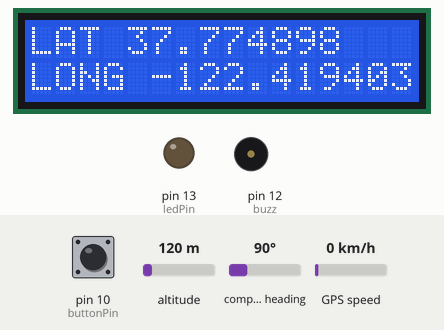
Bench run of a sketch on a simulated Arduino Uno, built with avr-gcc and run on an emulated ATmega328P. Shown: 16×2 character LCD, output pins drawn as LEDs (lit = HIGH), buzzer (waves = sounding, pin HIGH). The test bench sets the inputs (shaded band); at power-on: pin 10 (buttonPin) LOW, altitude 120 m, compass heading 90°, GPS speed 0 km/h. The GPS gets a fix after 3 s at 37.7749, -122.4194 with 8 satellites; the modem accepts every AT command (registered, SIM ready, sends succeed) and sends nothing else; what the sketch prints to the serial monitor is not drawn.

Above: at 3.2 s.
At 5.3 s:
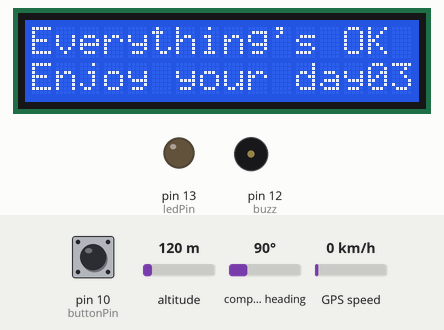
5.4 s: pin 10 (buttonPin) pulled HIGH for 0.15 s
At 6.2 s:
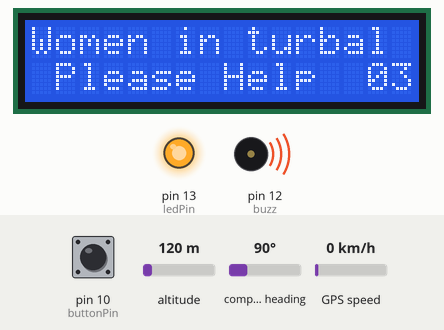
11.5 s: pin 10 (buttonPin) pulled HIGH for 3.2 s
At 18.1 s:
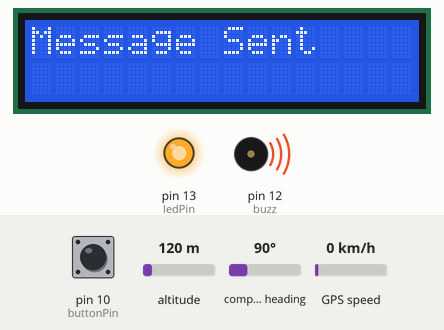
Timing chart, 0 to 23.1 s (numbered marks = the images above; inputs shaded):
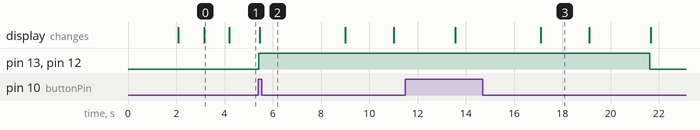

The sketch:

gpstracker.ino
```cpp
#include <Wire.h>
#include <SoftwareSerial.h>
#include <TinyGPS++.h>
#include <LiquidCrystal_I2C.h>    //If you don't have the LiquidCrystal_I2C library, download it and install it
LiquidCrystal_I2C lcd(0x27,16,2);
float lattitude,longitude; // create variable for latitude and longitude object
SoftwareSerial gpsSerial(2,3);//tx,rx
SoftwareSerial gsmm(5, 4);//tx,rx
TinyGPSPlus gps;// create gps object
#define buttonPin 10
int ledPin = 13;
int buzz = 12;
int data;

void setup()
{
Serial.begin(9600);
Serial.print(9600);
  lcd.begin();
  lcd.backlight();// connect serial
//lcd.begin(16, 2);
 pinMode(ledPin, OUTPUT);
 pinMode(buzz, OUTPUT);
  // initialize the pushbutton pin as an input:
  pinMode(buttonPin, INPUT);
  lcd.print("Women Safety");
  lcd.setCursor(0,1);
  lcd.print("    System      ");
  delay(2000);
  lcd.clear();
gpsSerial.begin(9600);
gpsSerial.listen();
 textgps();

 gsmm.begin(9600);


}
void loop()
{

  data = digitalRead(buttonPin);
   // float voltage= buttonPin * (5.0 / 1023.0);
  Serial.print(buttonPin);
  if (data == HIGH )
  {

      // turn LED off:
    digitalWrite(ledPin, HIGH);
    digitalWrite(buzz, HIGH);
      lcd.setCursor(0,0);
lcd.print("Women in turbal");
lcd.setCursor(0,1);
lcd.print(" Please Help  ");
send_msgG();
 delay(500);
 gsmm.println("ATD+918126977055;"); //  change ZZ with country code and xxxxxxxxxxx with phone number to dial
    delay(2000); // wait for 2 seconds...

  }
  else
  {

    // turn LED on:
    digitalWrite(ledPin, LOW);
    digitalWrite(buzz, LOW);
    lcd.setCursor(0,0);
lcd.print("Everything's OK ");
lcd.setCursor(0,1);
lcd.print("Enjoy your day");
    //delay(1000);
  }
}

void textgps()
{

    while(1)
  {
   while (gpsSerial.available() > 0)
   { gps.encode(gpsSerial.read()); }

      if (gps.location.isUpdated())
      {
       Serial.print("LAT=");  Serial.println(gps.location.lat(), 6);
       Serial.print("LONG="); Serial.println(gps.location.lng(), 6);
       lattitude=gps.location.lat();
       longitude=gps.location.lng();
      break;
      }


}

 Serial.print("LATTITUDE="); Serial.println(lattitude,6);
 Serial.print("LONGITUDE="); Serial.println(longitude,6);
 lcd.print("LAT ");lcd.print(lattitude,6);
 lcd.setCursor(0, 1);
 lcd.print("LONG ");lcd.print(longitude,6);
 delay(1000);
// lcd.clear();
}

 void send_msgG()
{
  delay(100);
  gsmm.println("AT+CMGF=1");    //Sets the GSM Module in Text Mode
  delay(1000);  // Delay of 1000 milli seconds or 1 second
  gsmm.println("AT+CMGS=\"+918126977055\"\r"); // Replace x with mobile number
  delay(1000);
  gsmm.println("Please Help i am in turbal");// The SMS text you want to send
  delay(100);
  gsmm.print("http://maps.google.com/maps?q=loc:  ");
      gsmm.print(gps.location.lat(), 6);
      gsmm.print(" , ");
      gsmm.print(gps.location.lng(), 6);
      delay(200);
  gsmm.println((char)26);// ASCII code of CTRL+Z
  delay(1000);
//gsmm.println("ATD+919720255525;"); //  change ZZ with country code and xxxxxxxxxxx with phone number to dial
    //delay(2000); // wait for 20 seconds...
     lcd.clear();
  lcd.print("Message Sent");
  delay(2000);
  lcd.clear();
  }
  void lcd_status()
{
  lcd.clear();
  lcd.print("Message Sent");
  delay(2000);
  lcd.clear();
  lcd.print("System Ready");
   delay(2000);
 // return;
   lcd.clear();
}

void updateSerial()
{
  delay(500);
  while (Serial.available())
  {
    gsmm.write(Serial.read());//Forward what Serial received to Software Serial Port
  }
  while(gsmm.available())
  {
    Serial.write(gsmm.read());//Forward what Software Serial received to Serial Port
  }
}
```

Measured:
- after the input at 5.4 s, pin 13 (ledPin), pin 12 (buzz): LOW → HIGH at once; the display: changes after 0.05 s (image 2)
- after the input at 11.5 s, pin 13 (ledPin), pin 12 (buzz): HIGH → LOW after 10.1 s instead of 2.0 s; the display: first changes after 2.1 s (image 3 shows a later state)
- what the display in image 0 shows lasts 1.0 s, from 3.2 s to 4.2 s
